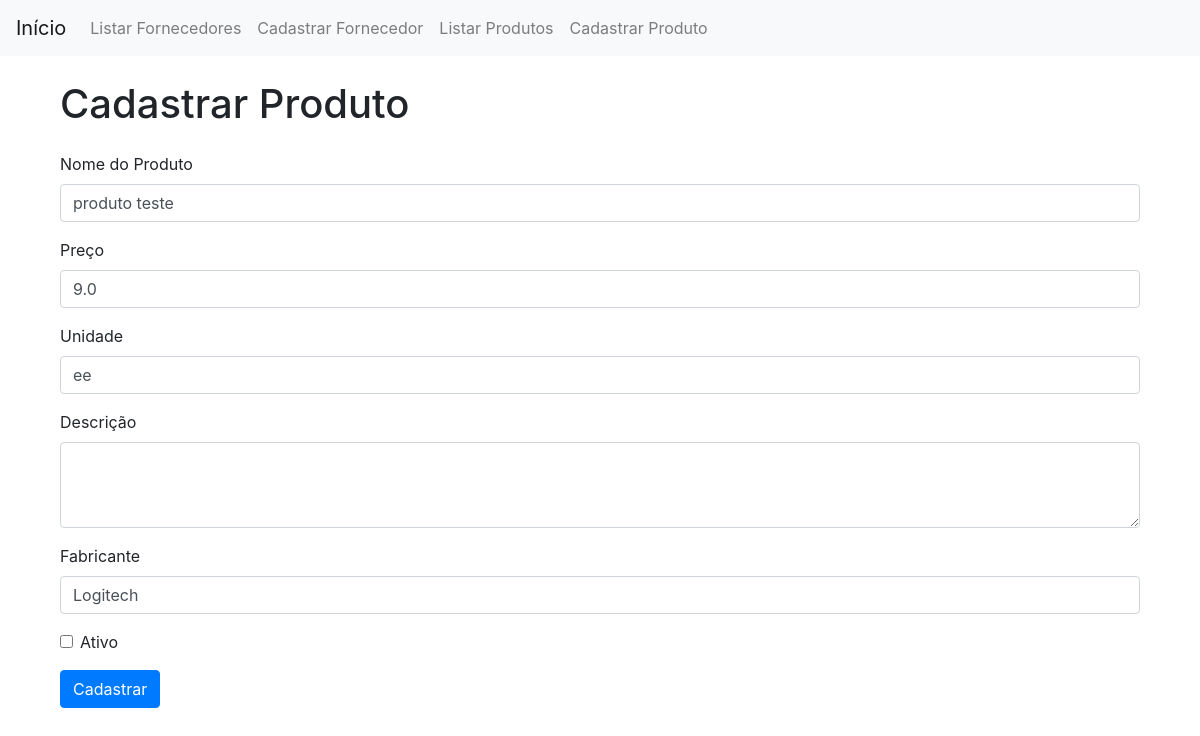
Page /produto/produtos/editar/2 on the earlier database version.
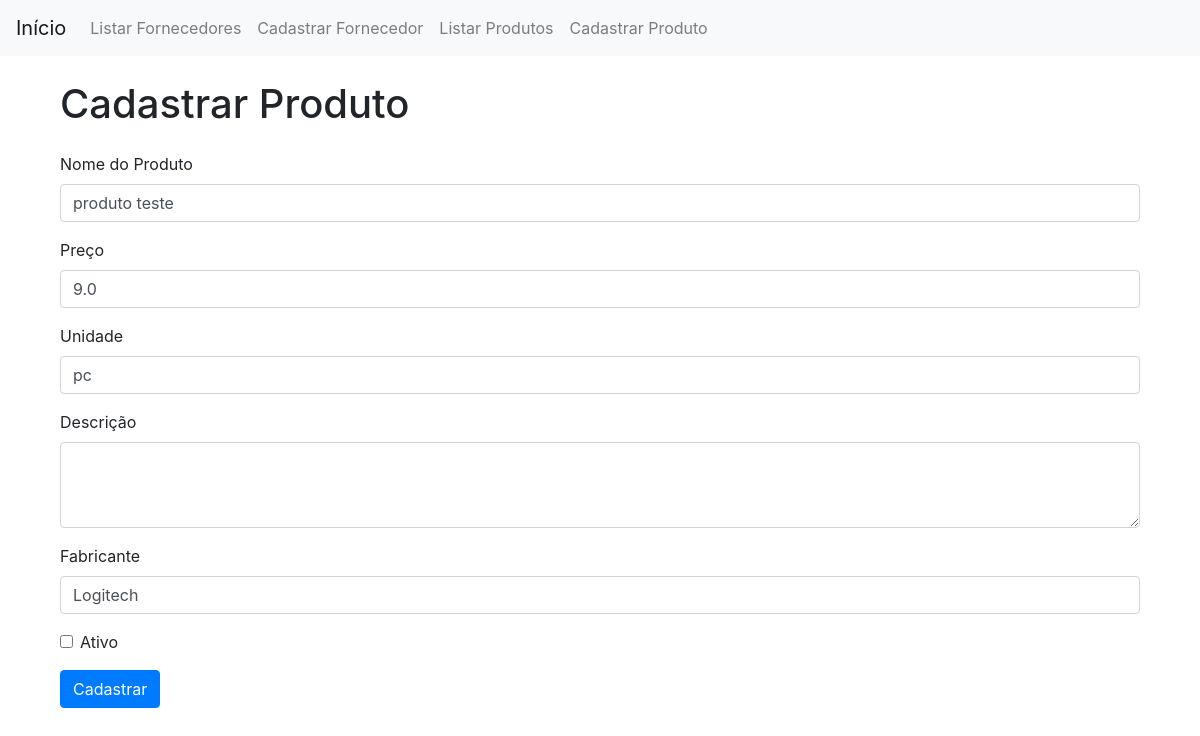
Same page on the later database version.
### models/produto.py (models this page shows, shortened)
class Produto(db.Model):
    __tablename__ = 'produtos'
    codigo = Column(Integer, primary_key=True, autoincrement=True)
    produto = Column(String(100), nullable=False)
    preco = Column(Float, nullable=False)
    unidade = Column(String(20), nullable=False)
    situacao = Column(Boolean, default=True)
    descricao = Column(String(300), nullable=True)
    fabricante = Column(String(100), nullable=True)

### views/produto_views.py (the view, shortened to what this page needs)
@produto_blueprint.route('/produtos/editar/<int:codigo>', methods=['GET', 'POST'])
def editar_produto(codigo):
    if request.method == 'GET':
        return carregar_tela(codigo)

### views/produto_views.py (called while the page is built)
def carregar_tela(codigo):
    produto = Produto.query.get(codigo)
    form_data = {
        'produto': produto.produto,
        'preco': produto.preco,
        'unidade': produto.unidade,
        'situacao': produto.situacao,
        'descricao': produto.descricao,
        'fabricante': produto.fabricante
    }
    return render_template('produto/cadastrar.html', form_data=form_data)

### templates/produto/cadastrar.html
{% extends 'base.html' %}
{% block content %}
    <div class="container">
        <h1 class="my-4">Cadastrar Produto</h1>
        <form method="POST">
            <div class="form-group">
                <label for="produto">Nome do Produto</label>
                <input type="text" class="form-control" id="produto" name="produto" value="{{ form_data['produto'] }}" required>
            </div>
            <div class="form-group">
                <label for="preco">Preço</label>
                <input type="number" class="form-control" id="preco" name="preco" step="0.01" value="{{ form_data['preco'] }}" required>
            </div>
            <div class="form-group">
                <label for="unidade">Unidade</label>
                <input type="text" class="form-control" id="unidade" name="unidade" value="{{ form_data['unidade'] }}" required>
            </div>
            <div class="form-group">
                <label for="descricao">Descrição</label>
                <textarea class="form-control" id="descricao" name="descricao" rows="3" value="{{ form_data['descricao'] }}"></textarea>
            </div>
            <div class="form-group">
                <label for="fabricante">Fabricante</label>
                <input type="text" class="form-control" id="fabricante" name="fabricante" value="{{ form_data['fabricante'] }}" required>
            </div>
            <div class="form-group form-check">
                <input type="checkbox" class="form-check-input" id="situacao" name="situacao" value="{{ form_data['situacao'] }}">
                <label class="form-check-label" for="situacao">Ativo</label>
            </div>
            <button type="submit" class="btn btn-primary">Cadastrar</button>
        </form>
    </div>
{% endblock %}

Differences in the rows shown:
changed Produto "produto teste": unidade "ee" → "pc"
